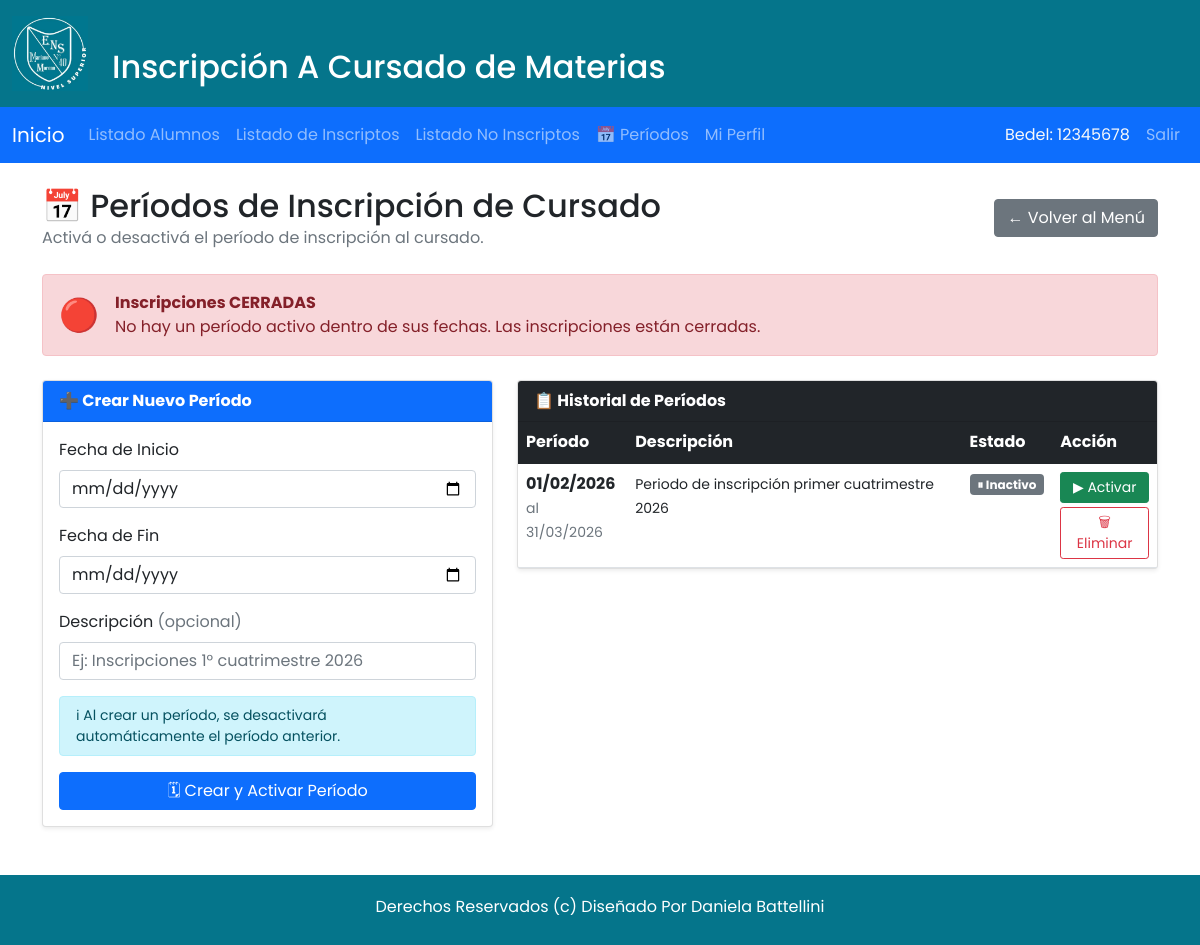
The page /periodos.php (signed in) on the database its author committed.
### tables this page shows
CREATE TABLE `periodos_inscripcion` (
  `idPeriodo` int(11) NOT NULL,
  `fecha_inicio` date NOT NULL,
  `fecha_fin` date NOT NULL,
  `estado` enum('activo','inactivo') NOT NULL DEFAULT 'inactivo',
  `descripcion` varchar(255) DEFAULT NULL
);

### periodos.php (the view, shortened to what this page needs)
<?php
$host = "localhost"; $user = "root"; $pass = ""; $db = "inscripcioncursado";
$conex = new mysqli($host, $user, $pass, $db);
$conex->set_charset("utf8mb4");
$periodos = [];
$res = $conex->query("SELECT * FROM periodos_inscripcion ORDER BY idPeriodo DESC");
while ($f = $res->fetch_assoc()) $periodos[] = $f;
$fechaHoy = date('Y-m-d');
include('primero.php');
include('header_pagina.php');
?>
<section>
<div class="container mt-4 mb-5">
  <div class="d-flex justify-content-between align-items-center mb-4 flex-wrap gap-2">
    <div>
      <h2 class="mb-0">📅 Períodos de Inscripción de Cursado</h2>
      <p class="text-muted mb-0">Activá o desactivá el período de inscripción al cursado.</p>
    </div>
    <a href="inicio_bedelia.php" class="btn btn-secondary">← Volver al Menú</a>
  </div>
  <?php
  $activo = null;
  ?>
  <div class="alert <?= $activo ? 'alert-success' : 'alert-danger' ?> d-flex align-items-center gap-3 mb-4">
    <span style="font-size:2rem;"><?= $activo ? '🟢' : '🔴' ?></span>
    <div>
      <strong><?= $activo ? 'Inscripciones ABIERTAS' : 'Inscripciones CERRADAS' ?></strong><br>
      <?php if ($activo): ?>
        Del <strong><?= date('d/m/Y', strtotime($activo['fecha_inicio'])) ?></strong>
        al <strong><?= date('d/m/Y', strtotime($activo['fecha_fin'])) ?></strong>
        <?php if ($activo['descripcion']): ?>
          — <?= htmlspecialchars($activo['descripcion']) ?>
        <?php endif; ?>
      <?php else: ?>
        No hay un período activo dentro de sus fechas. Las inscripciones están cerradas.
      <?php endif; ?>
    </div>
  </div>
  <div class="row g-4">
    <div class="col-12 col-lg-5">
      <div class="card shadow-sm h-100">
        <div class="card-header bg-primary text-white fw-bold">
          ➕ Crear Nuevo Período
        </div>
        <div class="card-body">
          <form method="POST">
            <div class="mb-3">
              <label class="form-label fw-semibold">Fecha de Inicio</label>
              <input type="date" name="fecha_inicio" class="form-control" required>
            </div>
            <div class="mb-3">
              <label class="form-label fw-semibold">Fecha de Fin</label>
              <input type="date" name="fecha_fin" class="form-control" required>
            </div>
            <div class="mb-3">
              <label class="form-label fw-semibold">Descripción <span class="text-muted fw-normal">(opcional)</span></label>
              <input type="text" name="descripcion" class="form-control"
                     placeholder="Ej: Inscripciones 1° cuatrimestre 2026">
            </div>
            <div class="alert alert-info py-2 small mb-3">
              ℹ Al crear un período, se desactivará automáticamente el período anterior.
            </div>
            <button type="submit" class="btn btn-primary w-100">
              🗓 Crear y Activar Período
            </button>
          </form>
        </div>
      </div>
    </div>
    <div class="col-12 col-lg-7">
      <div class="card shadow-sm">
        <div class="card-header bg-dark text-white fw-bold">
          📋 Historial de Períodos
        </div>
        <div class="card-body p-0">
          <?php if (empty($periodos)): ?>
            <div class="text-center text-muted py-5">
              No hay períodos registrados todavía.
            </div>
          <?php else: ?>
            <div class="table-responsive">
              <table class="table table-hover mb-0">
                <thead class="table-dark">
                  <tr>
                    <th>Período</th>
                    <th>Descripción</th>
                    <th>Estado</th>
                    <th>Acción</th>
                  </tr>
                </thead>
                <tbody>
                  <?php foreach ($periodos as $p): ?>
                    <?php
                    $esActivo = $p['estado'] === 'activo';
                    $estaAbierto = $esActivo && $p['fecha_inicio'] <= $fechaHoy && $p['fecha_fin'] >= $fechaHoy;
                    ?>
                    <tr class="<?= $estaAbierto ? 'table-success' : '' ?>">
                      <td>
                        <strong><?= date('d/m/Y', strtotime($p['fecha_inicio'])) ?></strong><br>
                        <small class="text-muted">al <?= date('d/m/Y', strtotime($p['fecha_fin'])) ?></small>
                      </td>
                      <td>
                        <small><?= htmlspecialchars($p['descripcion'] ?: '—') ?></small>
                      </td>
                      <td>
                        <?php if ($estaAbierto): ?>
                          <span class="badge bg-success">🟢 Abierto</span>
                        <?php elseif ($esActivo): ?>
                          <span class="badge bg-warning text-dark">Activo, fuera de fechas</span>
                        <?php else: ?>
                          <span class="badge bg-secondary">⏸ Inactivo</span>
                        <?php endif; ?>
                      </td>
                      <td>
                        <div class="d-flex flex-column gap-1">
                          <form method="POST" class="d-inline">
                            <button type="submit" class="btn btn-sm <?= $esActivo ? 'btn-warning' : 'btn-success' ?> w-100">
                              <?= $esActivo ? '⏸ Desactivar' : '▶ Activar' ?>
                            </button>
                          </form>
                          <form method="POST" class="d-inline"
                                onsubmit="return confirm('¿Eliminar este período?')">
                            <button type="submit" class="btn btn-sm btn-outline-danger w-100">
                              🗑 Eliminar
                            </button>
                          </form>
                        </div>
                      </td>
                    </tr>
                  <?php endforeach; ?>
                </tbody>
              </table>
            </div>
          <?php endif; ?>
        </div>
      </div>
    </div>
  </div>
</div>
</section>
<?php include('footer.php'); ?>
</body>
</html>

### css/estilos.css (style rules this page uses)
*::after, *::before, * { margin: 0; padding: 0; box-sizing: border-box; }
html { font-size: 62.5%; }
body { font-family: "Poppins", sans-serif; font-size: 1em; }
html { height: 100%; font-family: "Poppins", sans-serif; font-size: 1em; }
body { display: flex; flex-direction: column; min-height: 100vh; }

### rows shown on the page
periodos_inscripcion: fecha_inicio "01/02/2026", fecha_fin "31/03/2026", descripcion "Periodo de inscripción primer cuatrimestre 2026", estado "⏸ Inactivo"

### other values the page prints
$_SESSION["dnibedel"] "12345678"
